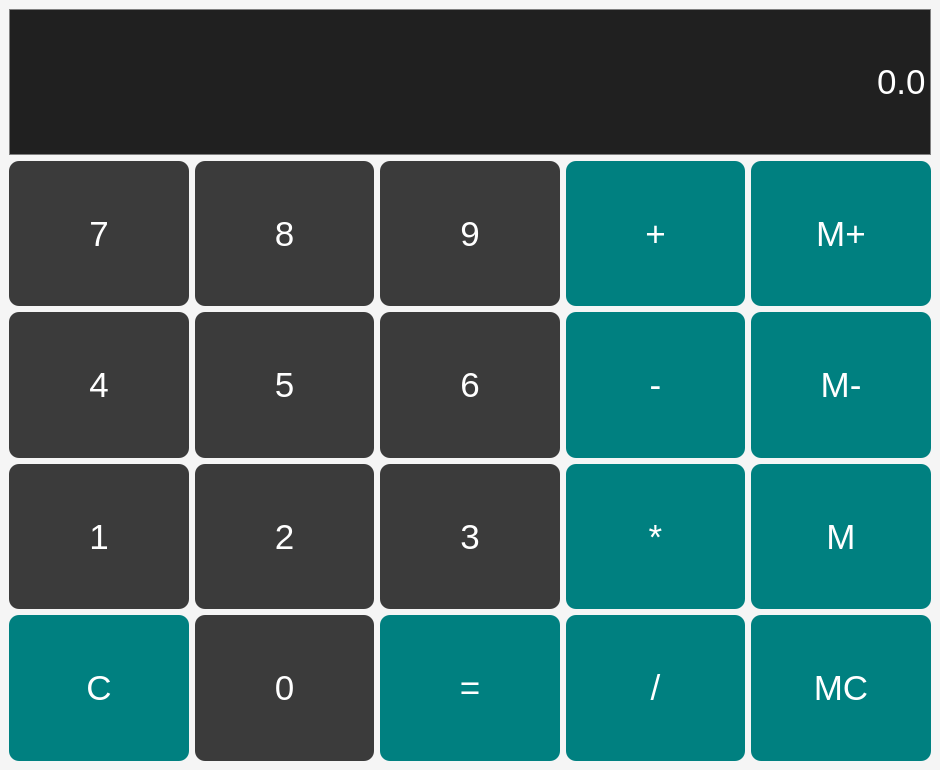
<?xml version="1.0" encoding="UTF-8"?>
<ui version="4.0">
 <class>MainWindow</class>
 <widget class="QMainWindow" name="MainWindow">
  <property name="windowModality">
   <enum>Qt::ApplicationModal</enum>
  </property>
  <property name="geometry">
   <rect>
    <x>0</x>
    <y>0</y>
    <width>940</width>
    <height>770</height>
   </rect>
  </property>
  <property name="sizePolicy">
   <sizepolicy hsizetype="Expanding" vsizetype="Expanding">
    <horstretch>1</horstretch>
    <verstretch>1</verstretch>
   </sizepolicy>
  </property>
  <property name="windowTitle">
   <string>MainWindow</string>
  </property>
  <widget class="QWidget" name="centralwidget">
   <property name="styleSheet">
    <string notr="true">background-color: #F5F5F5;</string>
   </property>
   <layout class="QVBoxLayout" name="verticalLayout">
    <item>
     <layout class="QGridLayout" name="gridLayout_2">
      <property name="sizeConstraint">
       <enum>QLayout::SetNoConstraint</enum>
      </property>
      <item row="1" column="0">
       <widget class="QPushButton" name="B7">
        <property name="sizePolicy">
         <sizepolicy hsizetype="Expanding" vsizetype="Expanding">
          <horstretch>1</horstretch>
          <verstretch>1</verstretch>
         </sizepolicy>
        </property>
        <property name="font">
         <font>
          <family>Arial</family>
          <pointsize>26</pointsize>
          <italic>false</italic>
          <bold>false</bold>
          <strikeout>false</strikeout>
         </font>
        </property>
        <property name="styleSheet">
         <string notr="true">QPushButton{
background-color:rgb(59,59,59);
padding:5px;
color:white;
border-radius:10px;
}
QPushButton:pressed {
background-color:#A9A9A9;
padding:5px;
}</string>
        </property>
        <property name="text">
         <string>7</string>
        </property>
       </widget>
      </item>
      <item row="3" column="0">
       <widget class="QPushButton" name="B1">
        <property name="sizePolicy">
         <sizepolicy hsizetype="Expanding" vsizetype="Expanding">
          <horstretch>1</horstretch>
          <verstretch>1</verstretch>
         </sizepolicy>
        </property>
        <property name="font">
         <font>
          <family>Arial</family>
          <pointsize>26</pointsize>
          <italic>false</italic>
          <bold>false</bold>
          <strikeout>false</strikeout>
         </font>
        </property>
        <property name="styleSheet">
         <string notr="true">QPushButton{
background-color:rgb(59,59,59);
padding:5px;
color:white;
border-radius:10px;
}
QPushButton:pressed {
background-color:#A9A9A9;
padding:5px;
}</string>
        </property>
        <property name="text">
         <string>1</string>
        </property>
       </widget>
      </item>
      <item row="2" column="3">
       <widget class="QPushButton" name="MinusButton">
        <property name="sizePolicy">
         <sizepolicy hsizetype="Expanding" vsizetype="Expanding">
          <horstretch>1</horstretch>
          <verstretch>1</verstretch>
         </sizepolicy>
        </property>
        <property name="font">
         <font>
          <family>Arial</family>
          <pointsize>26</pointsize>
          <italic>false</italic>
          <strikeout>false</strikeout>
          <fontweight>DemiBold</fontweight>
         </font>
        </property>
        <property name="styleSheet">
         <string notr="true">QPushButton{
background-color:#008080;
padding:5px;
color:white;
border-radius:10px;
}
QPushButton:pressed {
background-color:#A9A9A9;
padding:5px;
}</string>
        </property>
        <property name="text">
         <string>-</string>
        </property>
       </widget>
      </item>
      <item row="4" column="1">
       <widget class="QPushButton" name="B0">
        <property name="sizePolicy">
         <sizepolicy hsizetype="Expanding" vsizetype="Expanding">
          <horstretch>1</horstretch>
          <verstretch>1</verstretch>
         </sizepolicy>
        </property>
        <property name="font">
         <font>
          <family>Arial</family>
          <pointsize>26</pointsize>
          <italic>false</italic>
          <bold>false</bold>
          <strikeout>false</strikeout>
         </font>
        </property>
        <property name="styleSheet">
         <string notr="true">QPushButton{
background-color:rgb(59,59,59);
padding:5px;
color:white;
border-radius:10px;
}
QPushButton:pressed {
background-color:#A9A9A9;
padding:5px;
}</string>
        </property>
        <property name="text">
         <string>0</string>
        </property>
       </widget>
      </item>
      <item row="4" column="0">
       <widget class="QPushButton" name="ClearButton">
        <property name="sizePolicy">
         <sizepolicy hsizetype="Expanding" vsizetype="Expanding">
          <horstretch>1</horstretch>
          <verstretch>1</verstretch>
         </sizepolicy>
        </property>
        <property name="font">
         <font>
          <family>Arial</family>
          <pointsize>26</pointsize>
          <italic>false</italic>
          <bold>false</bold>
          <strikeout>false</strikeout>
         </font>
        </property>
        <property name="styleSheet">
         <string notr="true">QPushButton{
background-color:#008080;
padding:5px;
color:white;
border-radius:10px;
}
QPushButton:pressed {
background-color:#A9A9A9;
padding:5px;
}</string>
        </property>
        <property name="text">
         <string>C</string>
        </property>
       </widget>
      </item>
      <item row="3" column="1">
       <widget class="QPushButton" name="B2">
        <property name="sizePolicy">
         <sizepolicy hsizetype="Expanding" vsizetype="Expanding">
          <horstretch>1</horstretch>
          <verstretch>1</verstretch>
         </sizepolicy>
        </property>
        <property name="font">
         <font>
          <family>Arial</family>
          <pointsize>26</pointsize>
          <italic>false</italic>
          <bold>false</bold>
          <strikeout>false</strikeout>
         </font>
        </property>
        <property name="styleSheet">
         <string notr="true">QPushButton{
background-color:rgb(59,59,59);
padding:5px;
color:white;
border-radius:10px;
}
QPushButton:pressed {
background-color:#A9A9A9;
padding:5px;
}</string>
        </property>
        <property name="text">
         <string>2</string>
        </property>
       </widget>
      </item>
      <item row="4" column="2">
       <widget class="QPushButton" name="EqualButton">
        <property name="sizePolicy">
         <sizepolicy hsizetype="Expanding" vsizetype="Expanding">
          <horstretch>1</horstretch>
          <verstretch>1</verstretch>
         </sizepolicy>
        </property>
        <property name="font">
         <font>
          <family>Arial</family>
          <pointsize>26</pointsize>
          <italic>false</italic>
          <strikeout>false</strikeout>
          <fontweight>DemiBold</fontweight>
         </font>
        </property>
        <property name="styleSheet">
         <string notr="true">QPushButton{
background-color:#008080;
padding:5px;
color:white;
border-radius:10px;
}
QPushButton:pressed {
background-color:#A9A9A9;
padding:5px;
}</string>
        </property>
        <property name="text">
         <string>=</string>
        </property>
       </widget>
      </item>
      <item row="1" column="1">
       <widget class="QPushButton" name="B8">
        <property name="sizePolicy">
         <sizepolicy hsizetype="Expanding" vsizetype="Expanding">
          <horstretch>1</horstretch>
          <verstretch>1</verstretch>
         </sizepolicy>
        </property>
        <property name="font">
         <font>
          <family>Arial</family>
          <pointsize>26</pointsize>
          <italic>false</italic>
          <bold>false</bold>
          <strikeout>false</strikeout>
         </font>
        </property>
        <property name="styleSheet">
         <string notr="true">QPushButton{
background-color:rgb(59,59,59);
padding:5px;
color:white;
border-radius:10px;
}
QPushButton:pressed {
background-color:#A9A9A9;
padding:5px;
}</string>
        </property>
        <property name="text">
         <string>8</string>
        </property>
       </widget>
      </item>
      <item row="4" column="3">
       <widget class="QPushButton" name="DivideButton">
        <property name="sizePolicy">
         <sizepolicy hsizetype="Expanding" vsizetype="Expanding">
          <horstretch>1</horstretch>
          <verstretch>1</verstretch>
         </sizepolicy>
        </property>
        <property name="font">
         <font>
          <family>Arial</family>
          <pointsize>26</pointsize>
          <italic>false</italic>
          <strikeout>false</strikeout>
          <fontweight>DemiBold</fontweight>
         </font>
        </property>
        <property name="styleSheet">
         <string notr="true">QPushButton{
background-color:#008080;
padding:5px;
color:white;
border-radius:10px;
}
QPushButton:pressed {
background-color:#A9A9A9;
padding:5px;
}</string>
        </property>
        <property name="text">
         <string>/</string>
        </property>
       </widget>
      </item>
      <item row="1" column="4">
       <widget class="QPushButton" name="MemoryAdd">
        <property name="sizePolicy">
         <sizepolicy hsizetype="Expanding" vsizetype="Expanding">
          <horstretch>1</horstretch>
          <verstretch>1</verstretch>
         </sizepolicy>
        </property>
        <property name="font">
         <font>
          <family>Arial</family>
          <pointsize>26</pointsize>
          <italic>false</italic>
          <bold>false</bold>
          <strikeout>false</strikeout>
         </font>
        </property>
        <property name="styleSheet">
         <string notr="true">QPushButton{
background-color:#008080;
padding:5px;
color:white;
border-radius:10px;
}
QPushButton:pressed {
background-color:#A9A9A9;
padding:5px;
}</string>
        </property>
        <property name="text">
         <string>M+</string>
        </property>
       </widget>
      </item>
      <item row="2" column="0">
       <widget class="QPushButton" name="B4">
        <property name="sizePolicy">
         <sizepolicy hsizetype="Expanding" vsizetype="Expanding">
          <horstretch>1</horstretch>
          <verstretch>1</verstretch>
         </sizepolicy>
        </property>
        <property name="font">
         <font>
          <family>Arial</family>
          <pointsize>26</pointsize>
          <italic>false</italic>
          <bold>false</bold>
          <strikeout>false</strikeout>
         </font>
        </property>
        <property name="styleSheet">
         <string notr="true">QPushButton{
background-color:rgb(59,59,59);
padding:5px;
color:white;
border-radius:10px;
}
QPushButton:pressed {
background-color:#A9A9A9;
padding:5px;
}</string>
        </property>
        <property name="text">
         <string>4</string>
        </property>
       </widget>
      </item>
      <item row="2" column="1">
       <widget class="QPushButton" name="B5">
        <property name="sizePolicy">
         <sizepolicy hsizetype="Expanding" vsizetype="Expanding">
          <horstretch>1</horstretch>
          <verstretch>1</verstretch>
         </sizepolicy>
        </property>
        <property name="font">
         <font>
          <family>Arial</family>
          <pointsize>26</pointsize>
          <italic>false</italic>
          <bold>false</bold>
          <strikeout>false</strikeout>
         </font>
        </property>
        <property name="styleSheet">
         <string notr="true">QPushButton{
background-color:rgb(59,59,59);
padding:5px;
color:white;
border-radius:10px;
}
QPushButton:pressed {
background-color:#A9A9A9;
padding:5px;
}</string>
        </property>
        <property name="text">
         <string>5</string>
        </property>
       </widget>
      </item>
      <item row="1" column="2">
       <widget class="QPushButton" name="B9">
        <property name="sizePolicy">
         <sizepolicy hsizetype="Expanding" vsizetype="Expanding">
          <horstretch>1</horstretch>
          <verstretch>1</verstretch>
         </sizepolicy>
        </property>
        <property name="font">
         <font>
          <family>Arial</family>
          <pointsize>26</pointsize>
          <italic>false</italic>
          <bold>false</bold>
          <strikeout>false</strikeout>
         </font>
        </property>
        <property name="styleSheet">
         <string notr="true">QPushButton{
background-color:rgb(59,59,59);
padding:5px;
color:white;
border-radius:10px;
}
QPushButton:pressed {
background-color:#A9A9A9;
padding:5px;
}</string>
        </property>
        <property name="text">
         <string>9</string>
        </property>
       </widget>
      </item>
      <item row="1" column="3">
       <widget class="QPushButton" name="PlusButton">
        <property name="sizePolicy">
         <sizepolicy hsizetype="Expanding" vsizetype="Expanding">
          <horstretch>1</horstretch>
          <verstretch>1</verstretch>
         </sizepolicy>
        </property>
        <property name="font">
         <font>
          <family>Arial</family>
          <pointsize>26</pointsize>
          <italic>false</italic>
          <strikeout>false</strikeout>
          <fontweight>DemiBold</fontweight>
         </font>
        </property>
        <property name="styleSheet">
         <string notr="true">QPushButton{
background-color:#008080;
padding:5px;
color:white;
border-radius:10px;
}
QPushButton:pressed {
background-color:#A9A9A9;
padding:5px;
}</string>
        </property>
        <property name="text">
         <string>+</string>
        </property>
       </widget>
      </item>
      <item row="2" column="4">
       <widget class="QPushButton" name="MemorySub">
        <property name="sizePolicy">
         <sizepolicy hsizetype="Expanding" vsizetype="Expanding">
          <horstretch>1</horstretch>
          <verstretch>1</verstretch>
         </sizepolicy>
        </property>
        <property name="font">
         <font>
          <family>Arial</family>
          <pointsize>26</pointsize>
          <italic>false</italic>
          <bold>false</bold>
          <strikeout>false</strikeout>
         </font>
        </property>
        <property name="styleSheet">
         <string notr="true">QPushButton{
background-color:#008080;
padding:5px;
color:white;
border-radius:10px;
}
QPushButton:pressed {
background-color:#A9A9A9;
padding:5px;
}</string>
        </property>
        <property name="text">
         <string>M-</string>
        </property>
       </widget>
      </item>
      <item row="3" column="4">
       <widget class="QPushButton" name="MemoryGet">
        <property name="sizePolicy">
         <sizepolicy hsizetype="Expanding" vsizetype="Expanding">
          <horstretch>1</horstretch>
          <verstretch>1</verstretch>
         </sizepolicy>
        </property>
        <property name="font">
         <font>
          <family>Arial</family>
          <pointsize>26</pointsize>
          <italic>false</italic>
          <bold>false</bold>
          <strikeout>false</strikeout>
         </font>
        </property>
        <property name="styleSheet">
         <string notr="true">QPushButton{
background-color:#008080;
padding:5px;
color:white;
border-radius:10px;
}
QPushButton:pressed {
background-color:#A9A9A9;
padding:5px;
}</string>
        </property>
        <property name="text">
         <string>M</string>
        </property>
       </widget>
      </item>
      <item row="3" column="2">
       <widget class="QPushButton" name="B3">
        <property name="sizePolicy">
         <sizepolicy hsizetype="Expanding" vsizetype="Expanding">
          <horstretch>1</horstretch>
          <verstretch>1</verstretch>
         </sizepolicy>
        </property>
        <property name="font">
         <font>
          <family>Arial</family>
          <pointsize>26</pointsize>
          <italic>false</italic>
          <bold>false</bold>
          <strikeout>false</strikeout>
         </font>
        </property>
        <property name="styleSheet">
         <string notr="true">QPushButton{
background-color:rgb(59,59,59);
padding:5px;
color:white;
border-radius:10px;
}
QPushButton:pressed {
background-color:#A9A9A9;
padding:5px;
}</string>
        </property>
        <property name="text">
         <string>3</string>
        </property>
       </widget>
      </item>
      <item row="0" column="0" colspan="5">
       <widget class="QLineEdit" name="Display">
        <property name="sizePolicy">
         <sizepolicy hsizetype="Expanding" vsizetype="Expanding">
          <horstretch>1</horstretch>
          <verstretch>1</verstretch>
         </sizepolicy>
        </property>
        <property name="font">
         <font>
          <family>Arial</family>
          <pointsize>26</pointsize>
          <italic>false</italic>
          <strikeout>false</strikeout>
          <fontweight>DemiBold</fontweight>
         </font>
        </property>
        <property name="styleSheet">
         <string notr="true">QLineEdit{
background-color:rgb(32,32,32);
border:1px solid gray;
color:white;
}</string>
        </property>
        <property name="text">
         <string>0.0</string>
        </property>
        <property name="alignment">
         <set>Qt::AlignRight|Qt::AlignTrailing|Qt::AlignVCenter</set>
        </property>
       </widget>
      </item>
      <item row="2" column="2">
       <widget class="QPushButton" name="B6">
        <property name="sizePolicy">
         <sizepolicy hsizetype="Expanding" vsizetype="Expanding">
          <horstretch>1</horstretch>
          <verstretch>1</verstretch>
         </sizepolicy>
        </property>
        <property name="font">
         <font>
          <family>Arial</family>
          <pointsize>26</pointsize>
          <italic>false</italic>
          <bold>false</bold>
          <strikeout>false</strikeout>
         </font>
        </property>
        <property name="styleSheet">
         <string notr="true">QPushButton{
background-color:rgb(59,59,59);
padding:5px;
color:white;
border-radius:10px;
}
QPushButton:pressed {
background-color:#A9A9A9;
padding:5px;
}</string>
        </property>
        <property name="text">
         <string>6</string>
        </property>
       </widget>
      </item>
      <item row="4" column="4">
       <widget class="QPushButton" name="MemoryClear">
        <property name="sizePolicy">
         <sizepolicy hsizetype="Expanding" vsizetype="Expanding">
          <horstretch>1</horstretch>
          <verstretch>1</verstretch>
         </sizepolicy>
        </property>
        <property name="font">
         <font>
          <family>Arial</family>
          <pointsize>26</pointsize>
          <italic>false</italic>
          <bold>false</bold>
          <strikeout>false</strikeout>
         </font>
        </property>
        <property name="styleSheet">
         <string notr="true">QPushButton{
background-color:#008080;
padding:5px;
color:white;
border-radius:10px;
}
QPushButton:pressed {
background-color:#A9A9A9;
padding:5px;
}</string>
        </property>
        <property name="text">
         <string>MC</string>
        </property>
       </widget>
      </item>
      <item row="3" column="3">
       <widget class="QPushButton" name="MultiplyButton">
        <property name="sizePolicy">
         <sizepolicy hsizetype="Expanding" vsizetype="Expanding">
          <horstretch>1</horstretch>
          <verstretch>1</verstretch>
         </sizepolicy>
        </property>
        <property name="font">
         <font>
          <family>Arial</family>
          <pointsize>26</pointsize>
          <italic>false</italic>
          <strikeout>false</strikeout>
          <fontweight>DemiBold</fontweight>
         </font>
        </property>
        <property name="styleSheet">
         <string notr="true">QPushButton{
background-color:#008080;
padding:5px;
color:white;
border-radius:10px;
}
QPushButton:pressed {
background-color:#A9A9A9;
padding:5px;
}</string>
        </property>
        <property name="text">
         <string>*</string>
        </property>
       </widget>
      </item>
     </layout>
    </item>
   </layout>
  </widget>
 </widget>
 <resources/>
 <connections/>
</ui>
